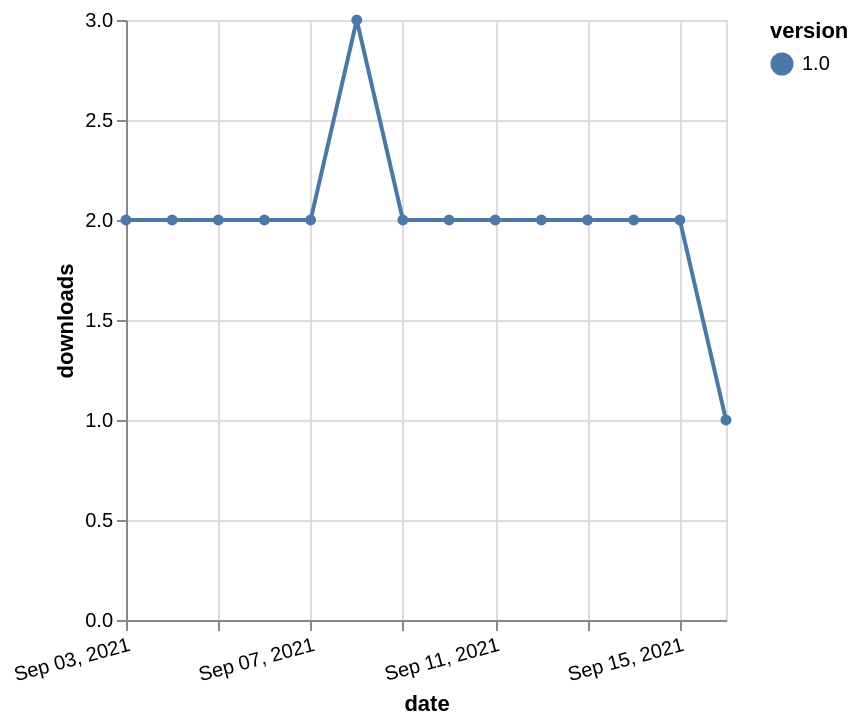

Specify this chart in Vega-Lite:
### Vega-Lite specification from a JSON file in a GitHub repository (floating-point values rounded to 4 significant figures)
{"$schema": "https://vega.github.io/schema/vega-lite/v5.json", "description": "A simple bar chart with embedded data.", "data": {"values": [{"date": "2021-09-03", "total": 2604, "delta": 2, "version": "1.0"}, {"date": "2021-09-04", "total": 2606, "delta": 2, "version": "1.0"}, {"date": "2021-09-05", "total": 2608, "delta": 2, "version": "1.0"}, {"date": "2021-09-06", "total": 2610, "delta": 2, "version": "1.0"}, {"date": "2021-09-07", "total": 2612, "delta": 2, "version": "1.0"}, {"date": "2021-09-08", "total": 2615, "delta": 3, "version": "1.0"}, {"date": "2021-09-09", "total": 2617, "delta": 2, "version": "1.0"}, {"date": "2021-09-10", "total": 2619, "delta": 2, "version": "1.0"}, {"date": "2021-09-11", "total": 2621, "delta": 2, "version": "1.0"}, {"date": "2021-09-12", "total": 2623, "delta": 2, "version": "1.0"}, {"date": "2021-09-13", "total": 2625, "delta": 2, "version": "1.0"}, {"date": "2021-09-14", "total": 2627, "delta": 2, "version": "1.0"}, {"date": "2021-09-15", "total": 2629, "delta": 2, "version": "1.0"}, {"date": "2021-09-16", "total": 2630, "delta": 1, "version": "1.0"}]}, "width": "container", "mark": {"type": "line", "point": {"filled": true}}, "encoding": {"x": {"field": "date", "type": "temporal", "timeUnit": "yearmonthdate", "title": "date", "axis": {"labelAngle": -15}}, "y": {"field": "delta", "type": "quantitative", "title": "downloads"}, "color": {"field": "version", "type": "nominal"}, "tooltip": {"field": "delta"}}}
